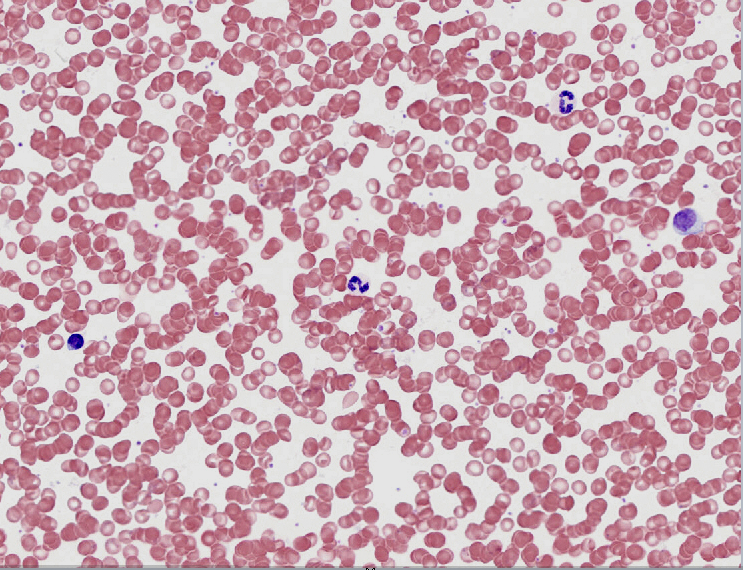
#> input picture frotti_GB_Leuco.png, 743 x 570 px
$ jupyter execute comptage_erytrocytes.ipynb
#> lines starting #> are read from the running program, lines starting #| are printed output that depends on the picture; after the words box and inside, x2 and y2 are one past the last pixel; in counts of white or black regions, pixels touching at a corner belong together
[cell 1]
import numpy as np
import matplotlib.pyplot as plt
import pandas as pd
import seaborn as sns

[cell 2]
image = plt.imread("frotti_GB_Leuco.png")
#> image is the input picture: shape (570, 743, 3) float32; mean R, G, B 0.795, 0.656, 0.697
plt.imshow(image)
image.shape
#> Out = (570, 743, 3)

[cell 3]
image = plt.imread('frotti_GB_Leuco.png')
image = image[:,:,0]
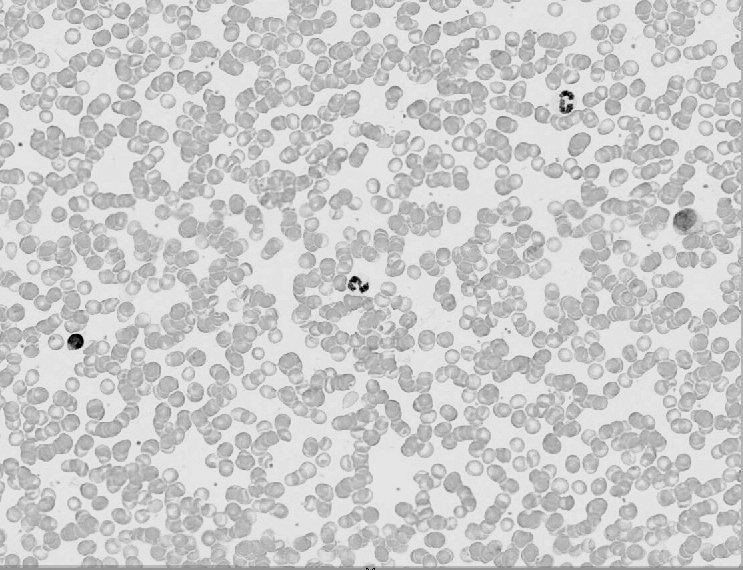
#> image: shape (570, 743) float32; min 0, max 0.898, mean 0.796
plt.imshow(image, cmap='gray')
image.shape
#> Out = (570, 743)

[cell 4]
imageBis = image.copy()
plt.hist(imageBis.ravel(), bins=255)
plt.show()
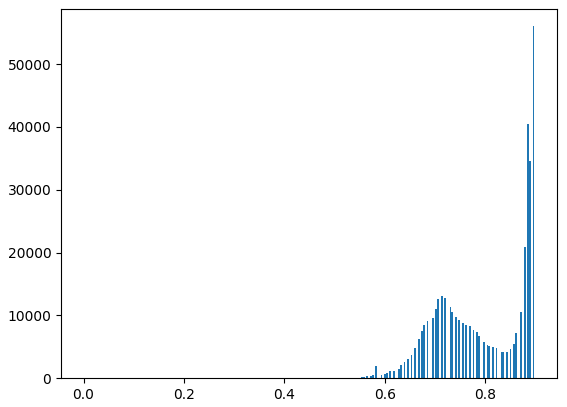
#> figure drawn by matplotlib, 1 panel; tallest bar 56028 high, from x = 0.895 to 0.898

[cell 5]
leuco = imageBis >0.57
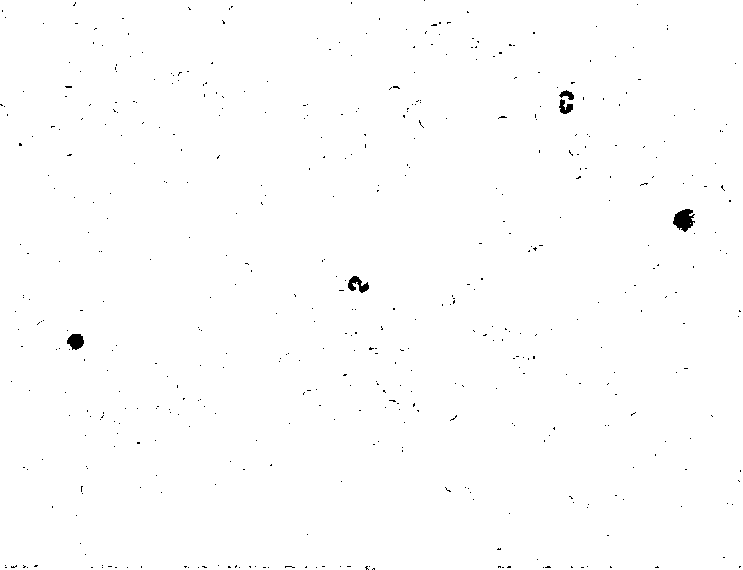
#> leuco: shape (570, 743) bool; 99.5% white; 488 black regions (483 under 20 px), largest, box (x1, y1, x2, y2) and area: (673, 209, 695, 232) 328, (67, 334, 84, 350) 200, (348, 276, 369, 293) 186, (559, 99, 573, 114) 121, (559, 90, 574, 100) 82
erytro = imageBis < 0.57
leuco

[cell 6]
erytro

[cell 7]
plt.imshow(leuco)

[cell 8]
from scipy import ndimage
label_leuco, n_labels = ndimage.label(leuco)
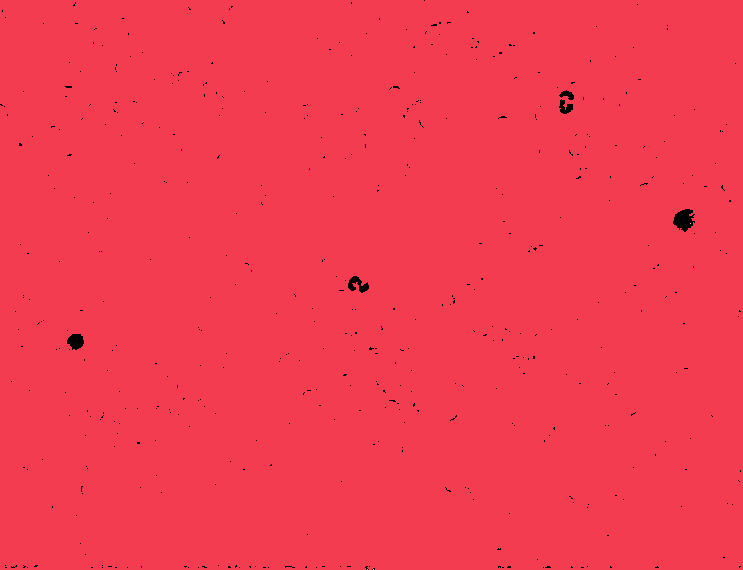
#> label_leuco: shape (570, 743) int32; 5 distinct labels, from 0 to 4; one colour per label, 0 black
#> n_labels = 4
print(n_labels)
#| 4

[cell 9]
plt.imshow(erytro)

[cell 10]
label_erytro, n_labels = ndimage.label(erytro)
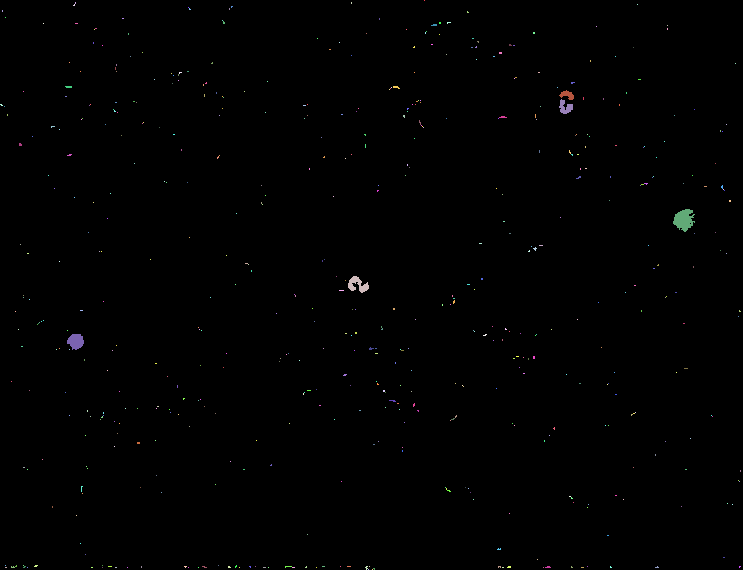
#> label_erytro: shape (570, 743) int32; 546 distinct labels, from 0 to 545; one colour per label, 0 black
#> n_labels = 545
print(n_labels)
#| 545

[cell 11]
plt.imshow(label_leuco)

[cell 12]
plt.imshow(label_erytro)

[cell 13]
size_leuco = ndimage.sum( leuco, label_leuco, range(n_labels))
#> size_leuco = 545 values, max 421532 at index 1, min 0 at index 0, mean 773.5
size_leuco
#> Out has the same summary as size_leuco

[cell 14]
size_erytro = ndimage.sum( erytro, label_erytro, range(n_labels))
#> size_erytro = 545 values, max 328 at index 222, min 0 at index 0, mean 3.62
size_erytro
#> Out has the same summary as size_erytro
